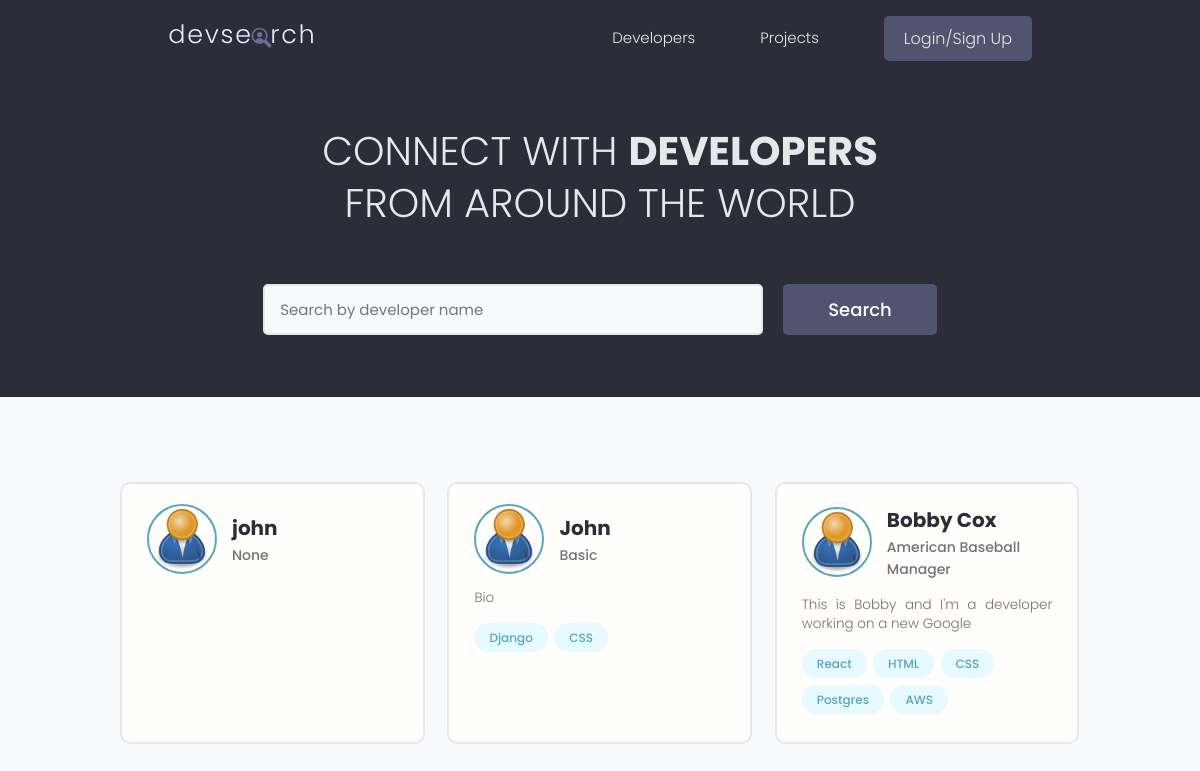
The page / on the database its author committed.
### users/models.py (models this page shows, shortened)
class Profile(models.Model):
    user = models.OneToOneField(User, on_delete=models.CASCADE, null=True, blank=True)
    name = models.CharField(max_length=200, blank=True, null=True)
    email = models.EmailField(max_length=500, blank=True, null=True)
    username = models.CharField(max_length=200, blank=True, null=True)
    location = models.CharField(max_length=200, blank=True, null=True)
    short_intro = models.CharField(max_length=200, blank=True, null=True)
    bio = models.TextField(blank=True, null=True)
    profile_image = models.ImageField(null=True, blank=True, upload_to='profiles/', default="profiles/user-default.png")
    social_github = models.CharField(max_length=200, blank=True, null=True)
    social_twitter = models.CharField(max_length=200, blank=True, null=True)
    social_linkedin = models.CharField(max_length=200, blank=True, null=True)
    social_youtube = models.CharField(max_length=200, blank=True, null=True)
    social_website = models.CharField(max_length=200, blank=True, null=True)
    created = models.DateTimeField(auto_now_add=True)
    id = models.UUIDField(default=uuid.uuid4, unique=True, primary_key=True, editable=False)

class Skill(models.Model):
    owner = models.ForeignKey(Profile, on_delete=models.CASCADE, null=True, blank=True)
    name = models.CharField(max_length=200, blank=True, null=True)
    description = models.TextField(null=True, blank=True)
    created = models.DateTimeField(auto_now_add=True)
    id = models.UUIDField(default=uuid.uuid4, unique=True, primary_key=True, editable=False)
    def __str__(self):
        return str(self.name)

### users/views.py (the view)
# urls.py: path('', views.profiles, name="profiles"),
def profiles(request):
    profiles, search_query = searchProfiles(request)
    custom_range, profiles = paginateProfiles(request, profiles, 3)
    context = {'profiles': profiles, 'search_query': search_query, 'custom_range': custom_range}
    return render(request, 'users/profiles.html', context)

### users/utils.py (called while the page is built)
def paginateProfiles(request, profiles, results):
    page = request.GET.get('page')
    paginator = Paginator(profiles, results)
    try:
        profiles = paginator.page(page)
    except PageNotAnInteger:
        page = 1
        profiles = paginator.page(page)
    except EmptyPage:
        page = paginator.num_pages
        profiles = paginator.page(page)
    leftIndex = (int(page) - 4)
    if leftIndex < 1:
        leftIndex = 1
    rightIndex = (int(page) + 5)
    if rightIndex > paginator.num_pages:
        rightIndex = paginator.num_pages + 1
    custom_range = range(leftIndex, rightIndex)
    return custom_range, profiles

def searchProfiles(request):
    search_query = ''
    if request.GET.get('search_query'):
        search_query = request.GET.get('search_query')
    skills = Skill.objects.filter(name__icontains=search_query)
    profiles = Profile.objects.distinct().filter(
        Q(name__icontains=search_query) |
        Q(short_intro__icontains=search_query) |
        Q(skill__in=skills)
    )
    return profiles, search_query

### users/templates/users/profiles.html (shortened to what this page needs)
{% extends 'main.html' %}
{% block content %}
<main class="home">
    <section class="hero-section text-center">
      <div class="container container--narrow">
        <div class="hero-section__box">
          <h2>CONNECT WITH <span>DEVELOPERS</span></h2>
          <h2>FROM AROUND THE WORLD</h2>
        </div>
        <div class="hero-section__search">
          <form id="searchForm" class="form" action="{% url 'profiles' %}" method="get">
            <div class="form__field">
              <input class="input input--text" id="formInput#search" type="text" name="search_query"
                value="{{search_query}}" placeholder="Search by developer name" />
            </div>
            <input class="btn btn--sub btn--lg" type="submit" value="Search" />
          </form>
        </div>
      </div>
    </section>
    <section class="devlist">
      <div class="container">
        <div class="grid grid--three">
          {% for profile in profiles %}
          <div class="column card">
            <div class="dev">
              <a href="{% url 'user-profile' profile.id %}" class="card__body">
                <div class="dev__profile">
                  <img class="avatar avatar--md" src="{{ profile.profile_image.url }}" alt="image" />
                  <div class="dev__meta">
                    <h3>{{profile.name}}</h3>
                    <h5>{{profile.short_intro|slice:"60"}}</h5>
                  </div>
                </div>
                <p class="dev__info">{{profile.bio|slice:"150"}}</p>
                <div class="dev__skills">
                    {% for skill in profile.skill_set.all|slice:"5" %}
                  <span class="tag tag--pill tag--main">
                    <small>{{skill}}</small>
                  </span>
                    {% endfor%}
                </div>
              </a>
            </div>
          </div>
          {% endfor %}
        </div>
      </div>
    </section>
  </main>
{% endblock content %}

### static/styles/app.css (style rules this page uses)
:root { --color-sub: #2d2d39; }
.btn--sub { background-color: var(--color-sub-light); }
.card { border: 2px solid var(--color-light); }
img { width: 100%; }
.hero-section { height: 40vh; display: flex; align-items: center; background-color: var(--color-sub); }
.hero-section__box { margin-bottom: 4rem; }
.hero-section__box > h2, .hero-section__box > h2 > span { font-size: 4rem; color: var(--color-light); line-height: 1.3; text-transform: uppercase; }
.hero-section__box > h2 { font-weight: 300; }
.hero-section__box > h2 > span { font-weight: 700; }
.hero-section__search > .form { display: flex; align-items: center; justify-content: center; gap: 2rem; }
.hero-section__search > .form input.input--text { width: 50rem; }
.devlist { margin-top: 8rem; }
.devlist .grid { align-items: stretch; }
.devlist .dev .dev__profile { display: flex; align-items: center; gap: 1.5rem; }
.devlist .dev .dev__meta h3 { color: var(--color-sub); font-size: 2rem; font-weight: 700; }
.devlist .dev .dev__meta h5 { color: var(--color-text); font-size: 1.4rem; font-weight: 500; }
.devlist .dev .dev__info { margin: 1.5rem 0; font-size: 1.35rem; line-height: 1.4; text-align: justify; }

### static/uikit/styles/modules/_variables.css (style rules this page uses)
:root { --color-main: #5aa5b9; --color-main-light: #e6faff; --color-sub: #3f4156; --color-sub-light: #51546e; --color-sub-lighter: #ededfd; --color-text: #737373; --color-gray: #8b8b8b; --color-light: #e5e7eb; --color-light-gray: #767676; --color-bg: #f8fafd; --color-white: #fffefd; --color-white-light: #f3f3f3; --color-success: #359e64; --color-success-bg: #def8e8; --color-error: #fc4b0b; --color-error-bg: #fff2ee; --font-base: 'Poppins', arial, helvetica, 'Segoe UI', roboto, ubuntu, sans-serif; --font-monospace: 'Fira Code', 'Courier New', courier, monospace; --font-regular: 300; --font-medium: 500; --font-bold: 700; --generic-shadow: 1px 1px 5px #00000010; --generic-transition: all 0.3s ease-in-out; }

### static/uikit/styles/modules/_base.css (style rules this page uses)
* { margin: 0; padding: 0; box-sizing: border-box; text-rendering: optimizeLegibility; color: inherit; font-size: inherit; }
html { font-size: 50%; }
@media only screen and (min-width: 480px) { html { font-size: 56.25%; } }
@media only screen and (min-width: 1200px) { html { font-size: 62.5%; } }
body { line-height: 1.6; font-weight: 400; font-size: 1.5rem; color: var(--color-text); background-color: var(--color-bg); min-height: 100vh; }

### static/uikit/styles/modules/_typography.css (style rules this page uses)
* { font-family: var(--font-base); }
h2 { font-size: 3.6rem; font-weight: var(--font-bold); }
h3 { font-size: 3.2rem; font-weight: var(--font-medium); }
h5 { font-size: 2.4rem; font-weight: var(--font-medium); }
h5, h6 { font-weight: var(--font-regular); }
p, span, strong { font-size: 1.6rem; color: var(--color-text); font-weight: var(--font-regular); }
a { padding-bottom: 2px; text-decoration: none; display: inline-block; color: var(--color-main); font-weight: var(--font-medium); }

### static/uikit/styles/modules/_utilities.css (style rules this page uses)
.container { width: 92%; max-width: 165rem; margin: 0 auto; box-sizing: border-box; }
.container--narrow { width: 92%; max-width: 120rem; }
@media screen and (min-width: 1000px) { .container { width: 90%; } }
@media screen and (min-width: 1000px) { .container--narrow { width: 85%; } }
@media screen and (min-width: 1200px) { .container { width: 80%; } }
@media screen and (min-width: 1200px) { .container--narrow { width: 72%; } }
.text-center { text-align: center; }

### static/uikit/styles/modules/_avatar.css (style rules this page uses)
.avatar { border-radius: 50%; border: 2px solid var(--color-main); object-fit: cover; }
.avatar--md { height: 7rem; width: 7rem; }

### static/uikit/styles/modules/_button.css (style rules this page uses)
.btn { display: inline-block; position: relative; cursor: pointer; background-color: var(--color-light); font-weight: var(--font-medium); color: var(--color-sub); text-decoration: none; padding: 1rem 2rem; border-radius: 0.5rem; border: none; width: -webkit-fit-content; width: -moz-fit-content; width: fit-content; height: -webkit-fit-content; height: -moz-fit-content; height: fit-content; font-size: 1.6rem; outline-width: 0; outline-color: transparent; -webkit-backface-visibility: hidden; backface-visibility: hidden; transition: all 0.3s ease-in-out; }
.btn--sub { background-color: var(--color-sub); color: var(--color-white); }
.btn--lg { font-size: 1.8rem; padding: 1.2rem 4.5rem; }

### static/uikit/styles/modules/_card.css (style rules this page uses)
.card { border-radius: 1rem; background-color: var(--color-white); border: 1.5px solid var(--color-light); width: auto; height: auto; margin-top: 0.5rem; margin-bottom: 0.5rem; overflow: hidden; }
.card__body, .card__header { padding: 2rem 2.5rem; }

### rows shown on the page
Profile: profile_image (placeholder picture), name "john", short_intro "None"
Profile: profile_image (placeholder picture), name "John", short_intro "Basic", bio "Bio"
Skill: name "Django"
Skill: name "CSS"
Profile: profile_image (placeholder picture), name "Bobby Cox", short_intro "American Baseball Manager", bio "This is Bobby and I'm a developer working on a new Google"
Skill: name "React"
Skill: name "HTML"
Skill: name "CSS"
Skill: name "Postgres"
Skill: name "AWS"
